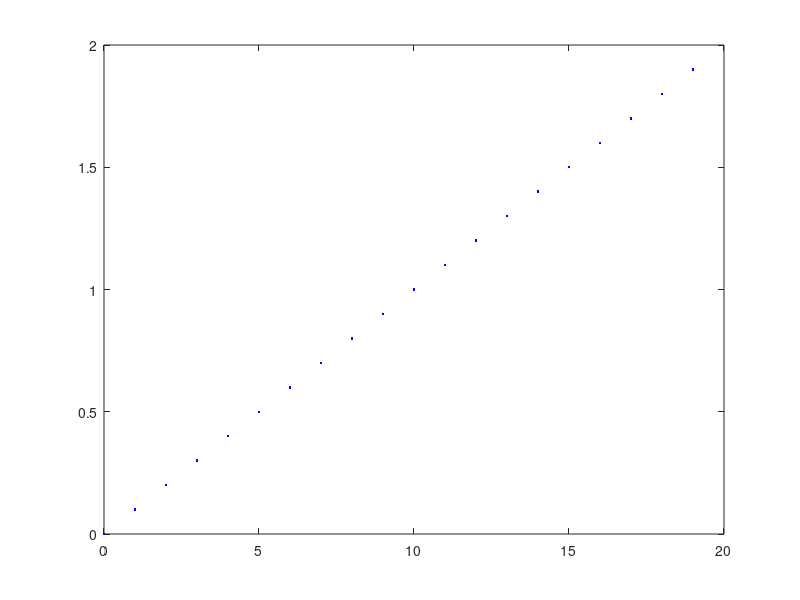
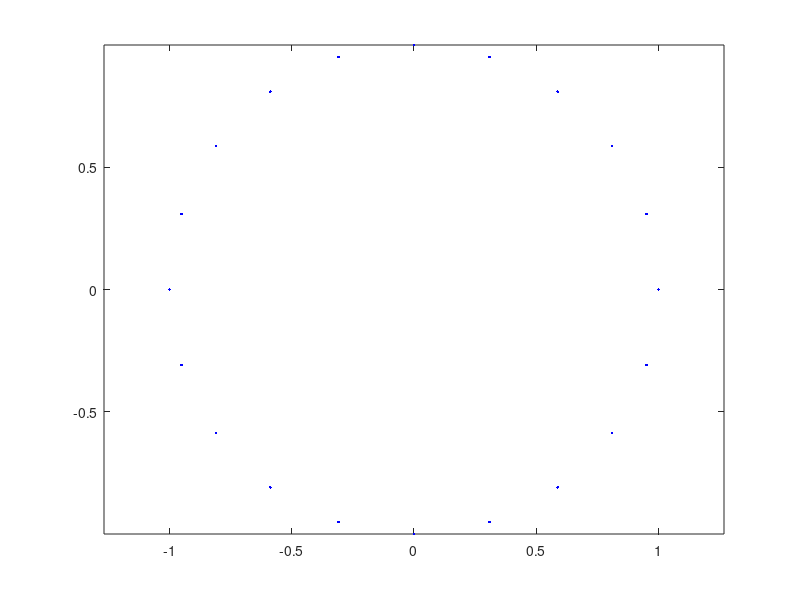

These figures' MATLAB source, in order:
clear all;
close all;

B=10;
m=1;

for j1=0:2*B-1
    alpha_j1(j1+1)=j1*pi/B;
    y(j1+1)=exp(-j*m*alpha_j1(j1+1));
end

figure;
plot(0:2*B-1,alpha_j1/pi,'b.');

figure;
plot(y,'b.');
axis equal;
sum(y)